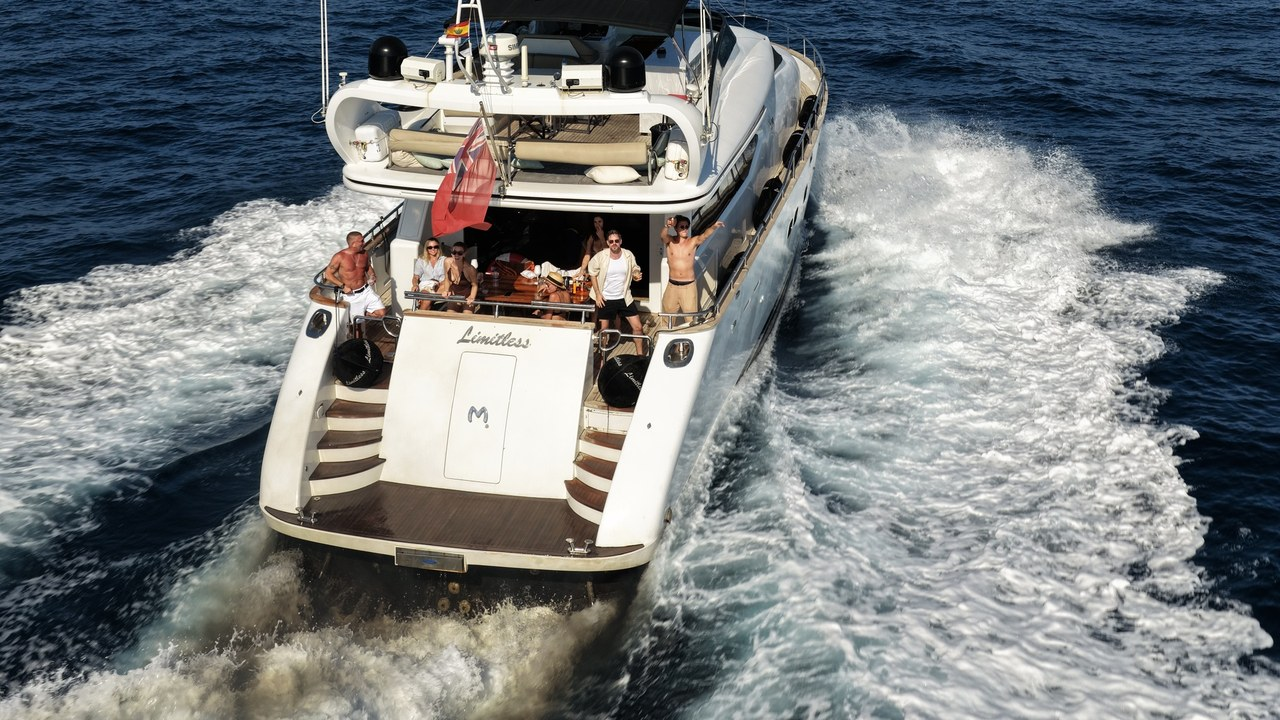
#> input picture images/maiora_20s_16.jpg, 1280 x 720 px
$ python reframe_gallery.py ../images/maiora_20s_16.jpg
#> lines starting #> are read from the running program, lines starting #| are printed output that depends on the picture
#!/usr/bin/env python3
"""Compose mobile-gallery masters: full boat visible, blur letterbox fill.

Landscape (and portrait) masters are centre-fitted inside the gallery aspect with
a Gaussian-blurred, colour-matched backdrop so object-fit:cover on the phone
carousel never crops the hull. Top-down shots (01, 19) rotate -90° first so the
boat runs vertically on mobile.

Usage:
    .venv/bin/python scripts/reframe_gallery.py --all-water
    .venv/bin/python scripts/reframe_gallery.py maiora_20s_03
    .venv/bin/python scripts/reframe_gallery.py maiora_20s_01 --vertical --source=path.jpg
"""
from __future__ import annotations

import subprocess
import sys
import tempfile
from pathlib import Path

from PIL import Image, ImageEnhance, ImageFilter, ImageOps

ROOT = Path(__file__).resolve().parent.parent
PY = ROOT / ".venv/bin/python3"
PROC = ROOT / "scripts/process_media.py"
IMAGES = ROOT / "images"

OUT_W, OUT_H = 1080, 1578  # ≈ 414×580 gallery image area

# All On the Water slots that ship a *-gm mobile master.
WATER_MOBILE = (
    "maiora_20s_01",
    "maiora_20s_03",
    "maiora_20s_16",
    "maiora_20s_17",
    "maiora_20s_19",
    "maiora_20s_20",
    "maiora_20s_04",
)

# Top-down landscape → rotate before letterbox (bow down on portrait screens).
VERTICAL_TOPDOWN = frozenset({"maiora_20s_01", "maiora_20s_19"})


def compose_letterbox(
    src: Image.Image,
    out_w: int,
    out_h: int,
    *,
    blur_ratio: float = 0.042,
) -> Image.Image:
    """Fit the full image inside the frame; fill margins with blurred cover crop."""
    src = ImageOps.exif_transpose(src).convert("RGB")
    sw, sh = src.size

    cover_scale = max(out_w / sw, out_h / sh)
    bw, bh = max(1, round(sw * cover_scale)), max(1, round(sh * cover_scale))
    bg = src.resize((bw, bh), Image.Resampling.LANCZOS)
    left = max(0, (bw - out_w) // 2)
    top = max(0, (bh - out_h) // 2)
    bg = bg.crop((left, top, left + out_w, top + out_h))

    radius = max(out_w, out_h) * blur_ratio
    if radius > 0.5:
        bg = bg.filter(ImageFilter.GaussianBlur(radius=radius))
    bg = ImageEnhance.Brightness(bg).enhance(0.9)
    bg = ImageEnhance.Color(bg).enhance(1.04)

    fit_scale = min(out_w / sw, out_h / sh)
    fw, fh = max(1, round(sw * fit_scale)), max(1, round(sh * fit_scale))
    fg = src.resize((fw, fh), Image.Resampling.LANCZOS)

    canvas = bg.copy()
    canvas.paste(fg, ((out_w - fw) // 2, (out_h - fh) // 2))
    return canvas


def reframe_gallery_mobile(src: Image.Image) -> Image.Image:
    return compose_letterbox(src, OUT_W, OUT_H)


def reframe_gallery_mobile_vertical(src: Image.Image, *, rotate: int = -90) -> Image.Image:
    upright = ImageOps.exif_transpose(src).convert("RGB").rotate(
        rotate, expand=True, resample=Image.Resampling.LANCZOS
    )
    return compose_letterbox(upright, OUT_W, OUT_H)


def process_slot(basename: str, *, vertical: bool = False, source: Path | None = None) -> bool:
    src_path = source or (IMAGES / f"{basename}.jpg")
    if not src_path.is_file():
        print(f"  skip {basename}: no {src_path.name}")
        return False

    src = Image.open(src_path)
    use_vertical = vertical or basename in VERTICAL_TOPDOWN
    out_name = f"{basename}gm"
    framed = reframe_gallery_mobile_vertical(src) if use_vertical else reframe_gallery_mobile(src)
    print(f"  {out_name}: {framed.size[0]}×{framed.size[1]}  letterbox")

    with tempfile.TemporaryDirectory() as tmp:
        tmp_path = Path(tmp) / f"{out_name}.jpg"
        framed.save(tmp_path, "JPEG", quality=95, optimize=True)
        subprocess.run([str(PY), str(PROC), str(tmp_path), "gallery", out_name], check=True)
    return True


def main() -> int:
    args = sys.argv[1:]
    vertical = False
    source: Path | None = None
    cleaned: list[str] = []
    for a in args:
        if a == "--all-water":
            cleaned.append(a)
        elif a == "--vertical":
            vertical = True
        elif a.startswith("--source="):
            source = Path(a.split("=", 1)[1])
            if not source.is_absolute():
                source = ROOT / source
        else:
            cleaned.append(a)

    if not cleaned or cleaned == ["--all-water"]:
        slots = list(WATER_MOBILE)
    else:
        slots = [a.removesuffix(".jpg").removesuffix("gm") for a in cleaned if a != "--all-water"]

    ok = True
    for slot in slots:
        if not process_slot(slot, vertical=vertical, source=source):
#> in process_slot, src is the input picture: PIL image 1280x720 RGB; mean R, G, B 119.4, 123.8, 125.5
#> in compose_letterbox, `bg = bg.crop((left, top, left + out_w, top + out_h))`:
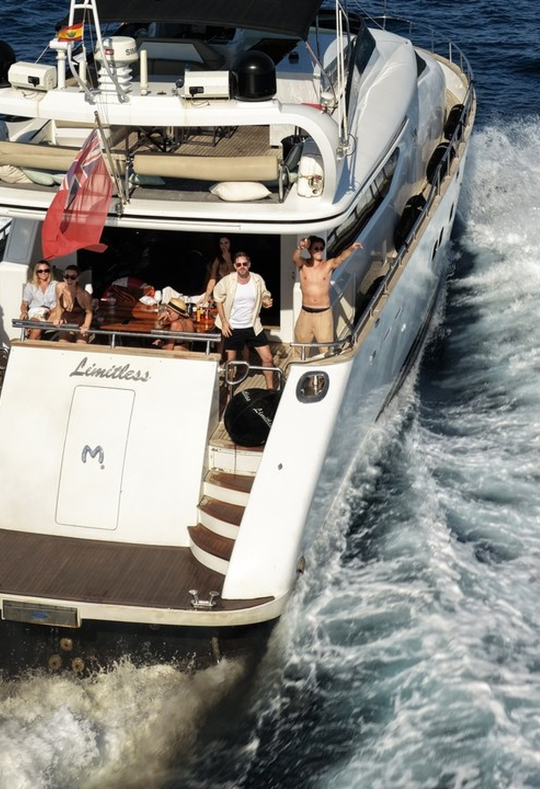
#> bg: PIL image 1080x1578 RGB (shown at 1/2 size); mean R, G, B 136.6, 135.4, 130.5
#> in compose_letterbox, `bg = bg.filter(ImageFilter.GaussianBlur(radius=radius))`:
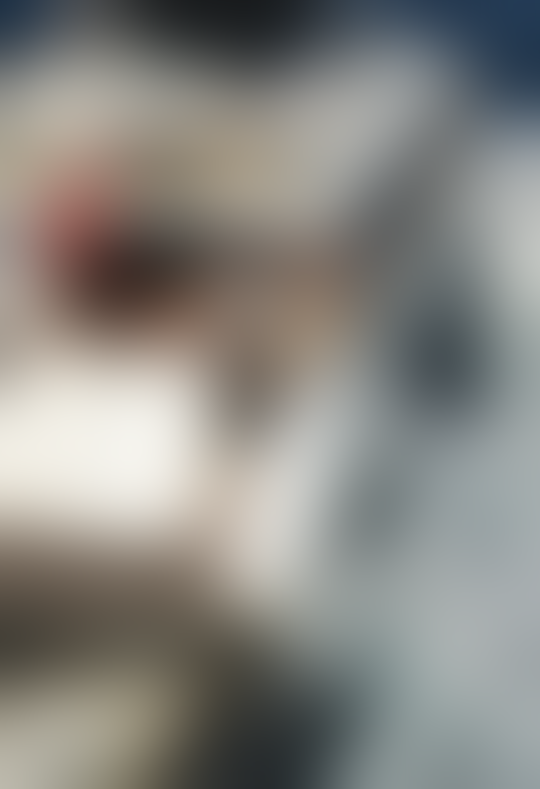
#> bg: PIL image 1080x1578 RGB (shown at 1/2 size); mean R, G, B 136.1, 134.9, 130.1
#> in compose_letterbox, `bg = ImageEnhance.Brightness(bg).enhance(0.9)`:
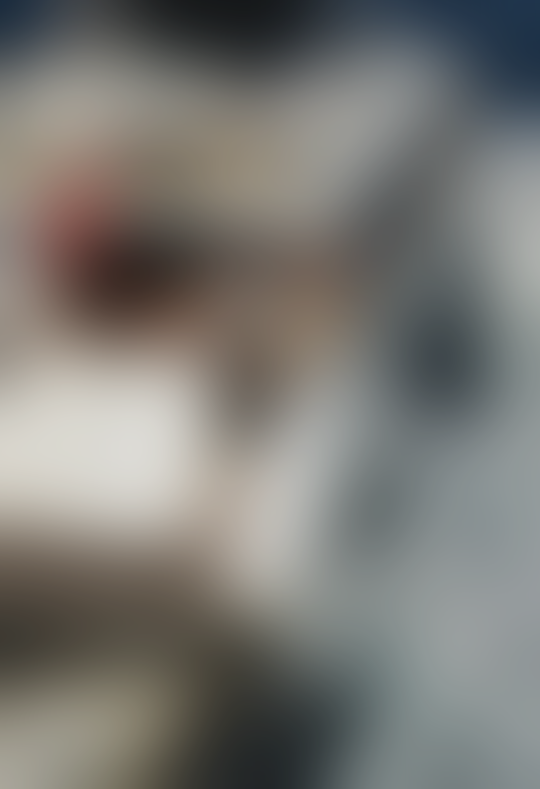
#> bg: PIL image 1080x1578 RGB (shown at 1/2 size); mean R, G, B 122.1, 121, 116.6
#> in compose_letterbox, `canvas.paste(fg, ((out_w - fw) // 2, (out_h - fh) // 2))`:
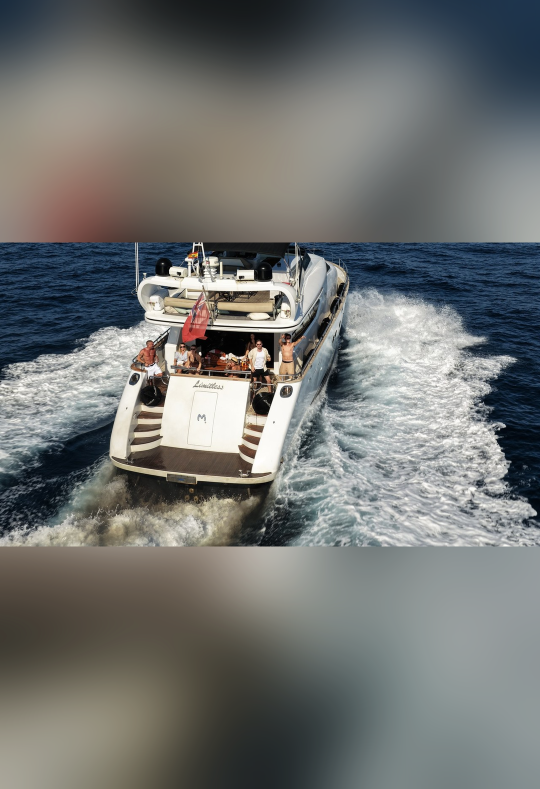
#> canvas: PIL image 1080x1578 RGB (shown at 1/2 size); mean R, G, B 113.8, 115.8, 113.9
#|   ../images/maiora_20s_16gm: 1080×1578  letterbox
            ok = False
    return 0 if ok else 1


if __name__ == "__main__":
    raise SystemExit(main())
#> (the program exits here)

$ run again, with images/IMG_3990-scaled-1-768x576.jpg copied over images/maiora_20s_16.jpg
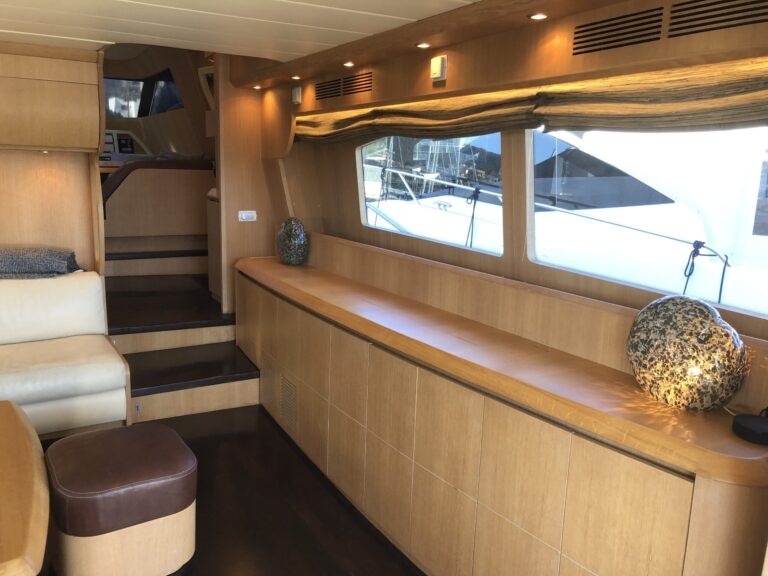
#> input picture images/IMG_3990-scaled-1-768x576.jpg, 768 x 576 px
#> in process_slot, src is the input picture: PIL image 768x576 RGB; mean R, G, B 141.1, 118.3, 94.5
#> in compose_letterbox, `bg = ImageEnhance.Brightness(bg).enhance(0.9)`:
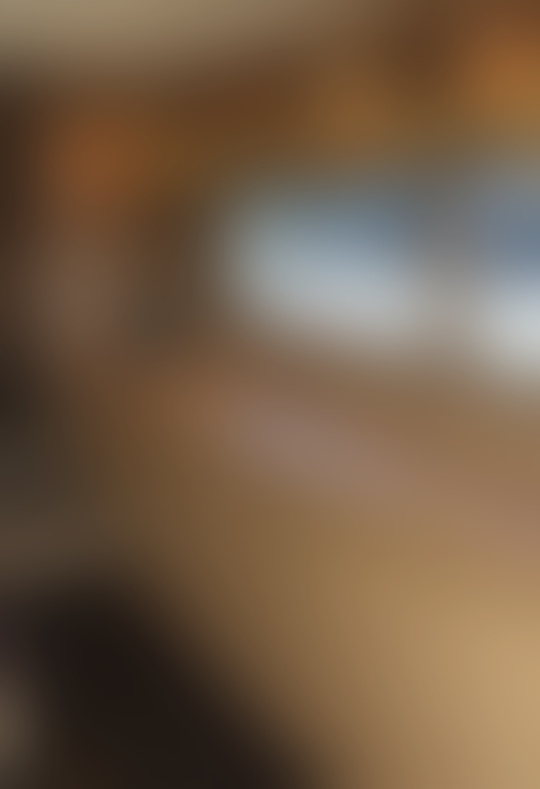
#> bg: PIL image 1080x1578 RGB (shown at 1/2 size); mean R, G, B 114.7, 92.6, 70.9
#> in compose_letterbox, `canvas.paste(fg, ((out_w - fw) // 2, (out_h - fh) // 2))`:
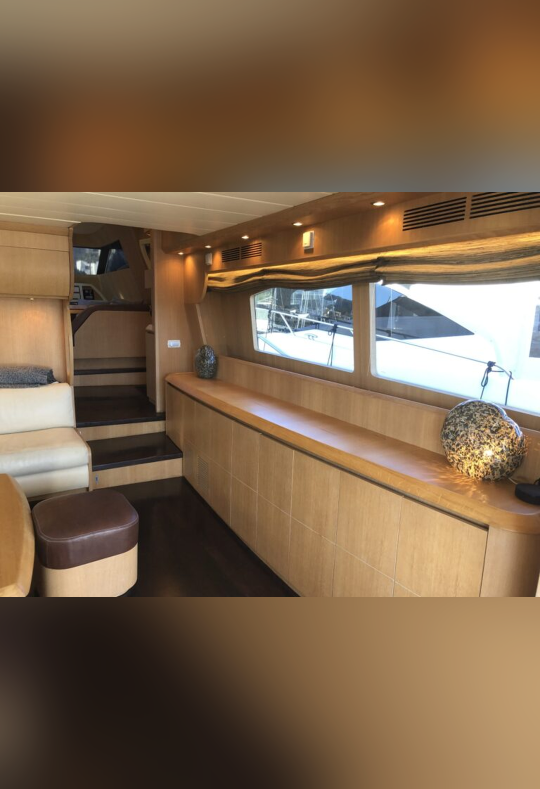
#> canvas: PIL image 1080x1578 RGB (shown at 1/2 size); mean R, G, B 125.1, 100.5, 75.5
#|   ../images/maiora_20s_16gm: 1080×1578  letterbox
